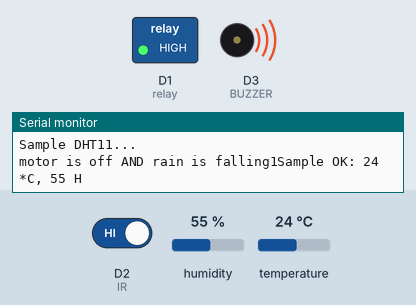
Simulated run of this sketch. Board: ESP8266 (NodeMCU). Parts: switched loads named in the sketch (green lamp = pin HIGH), buzzer (waves = sounding, pin HIGH), the last lines printed to the serial monitor. The inputs (shaded band) are chosen by the test bench; at power-on: humidity 55 %, D2 (IR) HIGH, temperature 24 °C.

Above: at 2.3 s.
2.4 s: humidity set to 68 %
4.5 s: humidity set to 71 %
At 5.9 s:
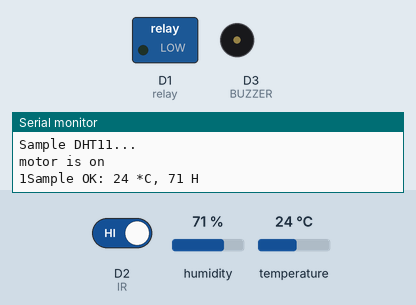
6.6 s: humidity set to 22 %
At 8.8 s:
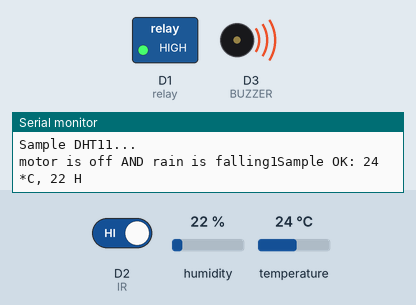
9.1 s: humidity set to 88 %
At 9.6 s:
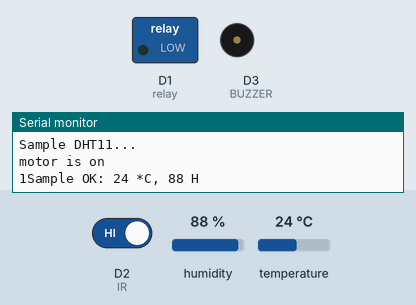
Timing chart, 0 to 12.1 s (numbered marks = the images above; inputs shaded):
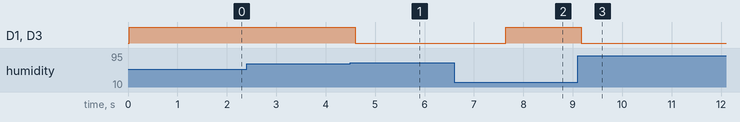

The sketch:

Smart_Irrigation.ino
```cpp
#include <SimpleDHT.h>


// for DHT11,
//      VCC: 5V or 3V
//      GND: GND
//      DATA: 2
int pinDHT11 = D0;
int relay =D1;
int val=0;

SimpleDHT11 dht11(pinDHT11);

void setup() {
  pinMode(relay,OUTPUT);// RELAY
  pinMode(D2,INPUT);// IR
  pinMode(D3,OUTPUT);// BUZZER


  Serial.begin(115200);
}

void loop() {
  // start working...
  Serial.println("=================================");
  Serial.println("Sample DHT11...");

  // read without samples.
  byte temperature = 0;
  int maxtem =80;
  byte humidity = 0;
  int err = SimpleDHTErrSuccess;
  if ((err = dht11.read(&temperature, &humidity, NULL)) != SimpleDHTErrSuccess)
  {
    Serial.print("Read DHT11 failed, err=");
    Serial.print(SimpleDHTErrCode(err));
    Serial.print(",");
    Serial.println(SimpleDHTErrDuration(err));
    delay(1000);
    return;
  }
   val=digitalRead(D2);
  int temp=(int)temperature;
  int hum=(int)humidity;
  if((temp>=40 || hum>=70) && val ==HIGH)
  {
    digitalWrite(D1,LOW); //relay
    digitalWrite(D3,LOW); // buzzer
    Serial.println("motor is on");
     Serial.print(val);

  }
  else
  {
    digitalWrite(D1,HIGH); //relay
    digitalWrite(D3,HIGH); //buzzer
    Serial.print("motor is off AND rain is falling");
     Serial.print(val);
  }


  Serial.print("Sample OK: ");
  Serial.print(temp);
  Serial.print(" *C, ");
  Serial.print(hum);
  Serial.println(" H");

  // DHT11 sampling rate is 1HZ.
  delay(1500);


  }
```

Measured:
- the behaviour switches between 69 and 70 % on humidity (found by bisection; images 0 and 1)
- after the input at 4.5 s, D1 (relay), D3 (BUZZER): HIGH → LOW after 0.10 s
- after the input at 6.6 s, D1 (relay), D3 (BUZZER): LOW → HIGH after 1.0 s
- after the input at 9.1 s, D1 (relay), D3 (BUZZER): HIGH → LOW after 0.07 s
